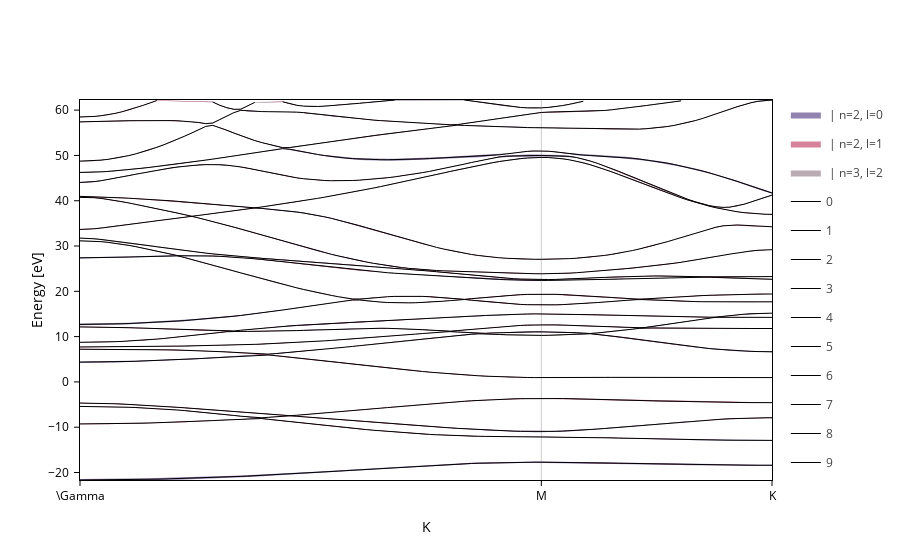

Notebook code cell kept with this figure:
### Code cell
# Get the fatbands plot
fatbands = band_struct.plot.fatbands()
# Split the contributions by the n and l quantum numbers
fatbands.split_groups(on="n+l")
